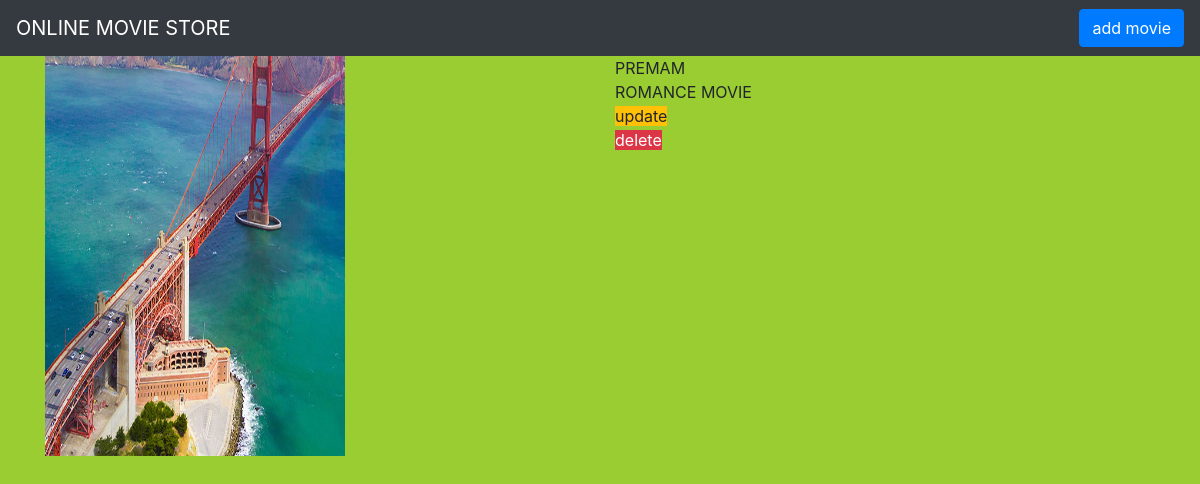
The app's page /movie/6/ with its own data.
### movieapp/models.py (models this page shows, shortened)
class Movie(models.Model):
    name = models.CharField(max_length=250)
    desc = models.TextField()
    img = models.ImageField(upload_to='gallery')

### movieapp/views.py (the view)
# urls.py: path('movie/<int:movie_id>/', views.details, name='details'),
def details(request, movie_id):
    result = Movie.objects.get(id=movie_id)
    return render(request, 'details.html', {'movie': result})

### templates/details.html (shortened to what this page needs)
{% extends 'base.html' %}
{% block body %}
<div class="container">
    <div class="row">
        <div class="col-md 6">
            <img src="{{movie.img.url}}" width="300" height="400"><br>
        </div>
<div class="col-md 6">
{{ movie.name }}<br>
{{ movie.desc }}<br>
<a class='btb btn-warning' href="{% url 'movieapp:update' movie.id %}">update</a><br>
<a class='btb btn-danger' href="{% url 'movieapp:delete' movie.id %}">delete</a>
{% endblock %}

### static/style.css (style rules this page uses)
body { background-color:green; }

### records on screen
Movie: img (picture), name "PREMAM", desc "ROMANCE MOVIE"
